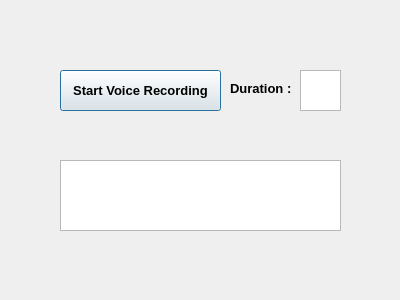
<?xml version="1.0" encoding="UTF-8"?>
<ui version="4.0">
 <class>Dialog</class>
 <widget class="QDialog" name="Dialog">
  <property name="geometry">
   <rect>
    <x>0</x>
    <y>0</y>
    <width>400</width>
    <height>300</height>
   </rect>
  </property>
  <property name="windowTitle">
   <string>Dialog</string>
  </property>
  <widget class="QPushButton" name="START">
   <property name="geometry">
    <rect>
     <x>60</x>
     <y>70</y>
     <width>161</width>
     <height>41</height>
    </rect>
   </property>
   <property name="font">
    <font>
     <pointsize>10</pointsize>
     <weight>75</weight>
     <bold>true</bold>
    </font>
   </property>
   <property name="text">
    <string>Start Voice Recording</string>
   </property>
  </widget>
  <widget class="QTextEdit" name="input">
   <property name="geometry">
    <rect>
     <x>300</x>
     <y>70</y>
     <width>41</width>
     <height>41</height>
    </rect>
   </property>
   <property name="font">
    <font>
     <pointsize>10</pointsize>
    </font>
   </property>
   <property name="layoutDirection">
    <enum>Qt::LeftToRight</enum>
   </property>
  </widget>
  <widget class="QTextBrowser" name="Text">
   <property name="geometry">
    <rect>
     <x>60</x>
     <y>160</y>
     <width>281</width>
     <height>71</height>
    </rect>
   </property>
  </widget>
  <widget class="QLabel" name="label">
   <property name="geometry">
    <rect>
     <x>230</x>
     <y>80</y>
     <width>71</width>
     <height>16</height>
    </rect>
   </property>
   <property name="font">
    <font>
     <pointsize>10</pointsize>
     <weight>75</weight>
     <bold>true</bold>
    </font>
   </property>
   <property name="text">
    <string>Duration :</string>
   </property>
  </widget>
 </widget>
 <resources/>
 <connections/>
</ui>
